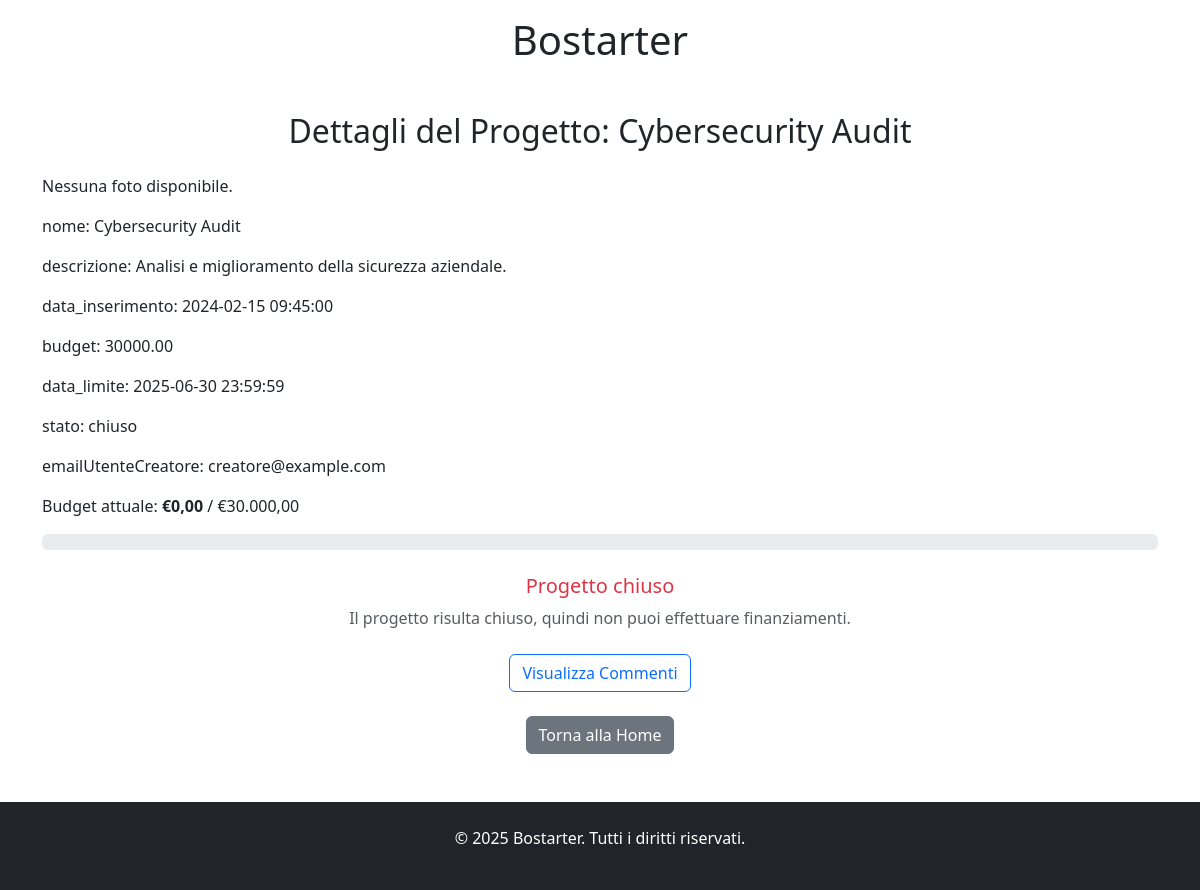
Page /pages/item/item.php?nome=Cybersecurity+Audit on the earlier database version.
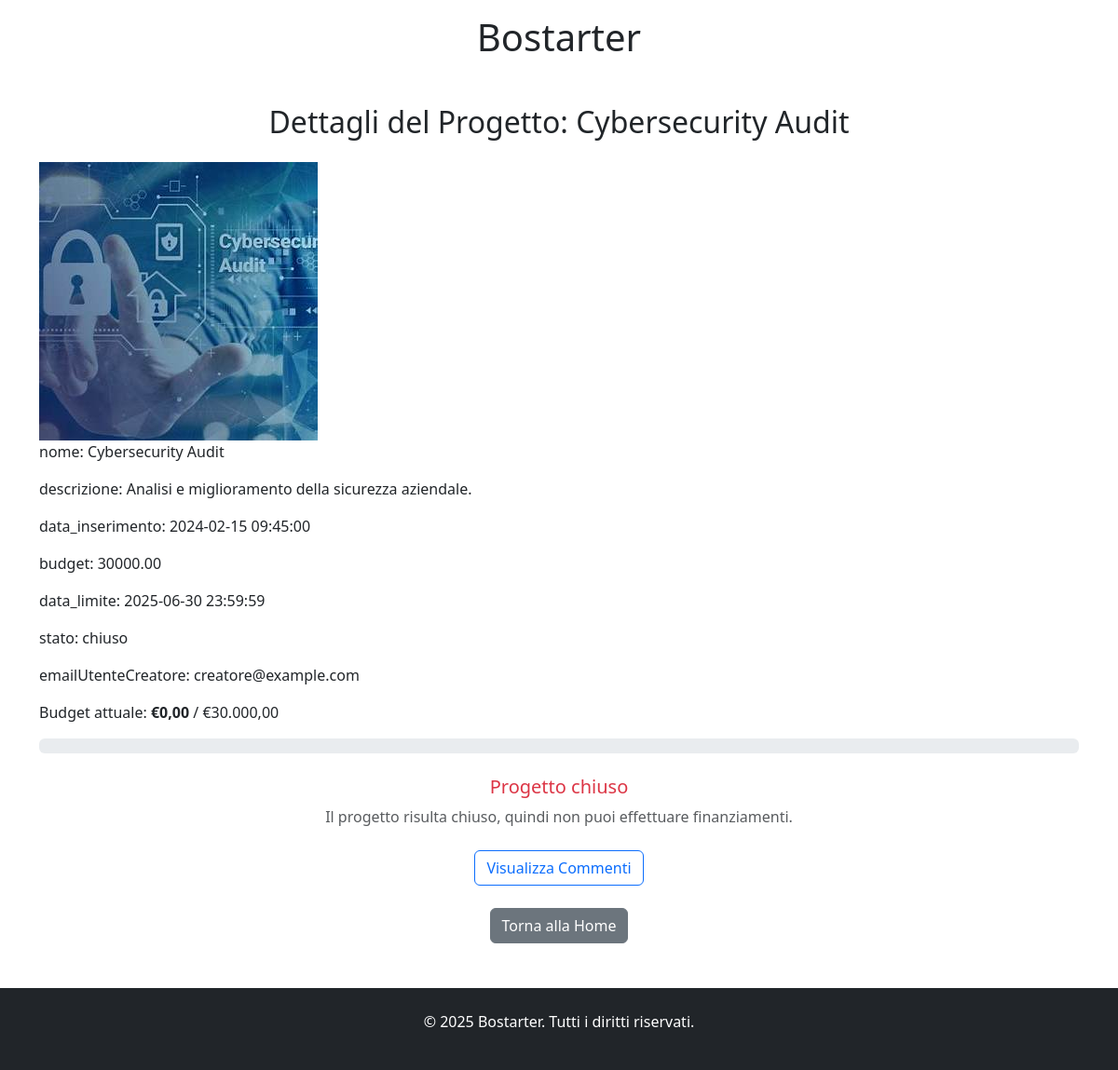
Same page on the later database version.
### tables this page shows
create table PROGETTO(
    nome varchar(30) primary key,
    descrizione varchar(300),
    data_inserimento datetime,
    budget decimal(10,2) not null check (budget > 0),
    data_limite datetime,
    stato enum('aperto', 'chiuso') default 'aperto', 
    emailUtenteCreatore varchar(40),
    foreign key (emailUtenteCreatore) references CREATORE(emailUtente)
);

create table FOTO(
	foto varchar(40) primary key,
    nomeProgetto varchar(30),
    foreign key (nomeProgetto) references PROGETTO(nome) on delete cascade
);

### pages/item/item.php (the view, shortened to what this page needs)
<!DOCTYPE html>
<html lang="it">
<head>
    <link href="../../bootstrap-5.3.3-dist/bootstrap-5.3.3-dist/css/bootstrap.min.css" rel="stylesheet">
</head>
<body>
    <header>
        <div class="container d-flex flex-column align-items-center py-3">
            <h1 class="titleWebSite">Bostarter</h1>
        </div>
    </header>
    <div class="container mt-4">
        <?php
            include './itemController.php';
        ?>
        <?php if ($result): ?>
            <div class="project-container">
                <div class="project-info">
                    <?php foreach ($result as $row): ?>
                        <?php foreach ($row as $column => $value): ?>
                            <?php
                                if ($column == "emailUtenteCreatore") {
                                    $creatore = $value;
                                    setcookie("creatore", $creatore, time() + 3600, "/");
                                } elseif ($column == "stato") {
                                    $stato = $value;
                                } elseif ($column == "budget") {
                                    $budget = $value;
                                }
                            ?>
                            <p><span class="label"><?= htmlspecialchars($column) ?>:</span> <?= htmlspecialchars($value) ?></p>
                        <?php endforeach; ?>
                    <?php endforeach; ?>
                </div>
                <div class="budget-bar">
                    <p>Budget attuale: <strong>€<?= number_format($valoreAttuale, 2, ',', '.') ?></strong> / €<?= number_format($budget, 2, ',', '.') ?></p>
                    <div class="progress">
                    </div>
                </div>
                <div class="project-actions text-center mt-4">
                    <?php if ($stato == "aperto"): ?>
                        <a href='../finanziamento/finanziamento.php' class="btn btn-success">Finanzia progetto</a>
                    <?php else: ?>
                        <h5 class="text-danger">Progetto chiuso</h5>
                        <p><span class="text-muted">Il progetto risulta chiuso, quindi non puoi effettuare finanziamenti.</span></p>
                    <?php endif; ?>
                    <a href="../commenti/commenti.php" class="btn btn-outline-primary mt-2">Visualizza Commenti</a>
                </div>
                <div class="text-center mt-4">
                    <button class="btn btn-secondary" onclick="window.location.href='../home/home.php'">Torna alla Home</button>
                </div>
            </div>
        <?php endif; ?>
    </div>
    <footer class="bg-dark text-white py-4 mt-5">
        <div class="container text-center">
            <p>&copy; 2025 Bostarter. Tutti i diritti riservati.</p>
        </div>
    </footer>
</body>
</html>

### pages/item/itemController.php (shortened to what this page needs)
<?php
    try {
        $pdo = new PDO('mysql:host=localhost;dbname=BOSTARTER', 'root', 'changeme');
        $pdo->setAttribute(PDO::ATTR_ERRMODE, PDO::ERRMODE_EXCEPTION);
        $nomeProgetto = $_GET['nome'];
        $query = $pdo->prepare('SELECT * FROM Progetto WHERE nome = :nomeProgetto');
        $query->bindValue(':nomeProgetto', $nomeProgetto);
        $query->execute();
        $result = $query->fetchAll(PDO::FETCH_ASSOC);
        $isSoftware = isSoftware($nomeProgetto);
        if ($result) {
            $query = $pdo->prepare('SELECT * FROM FOTO WHERE nomeProgetto = :nomeProgetto');
            $query->bindValue(':nomeProgetto', $nomeProgetto);
            $query->execute();
            $row = $query->fetch(PDO::FETCH_ASSOC);
            $foto = $row ? "../../services/uploads/" . $row['foto'] : null;
            echo '<h2 class="text-center mb-4">Dettagli del Progetto: ' . htmlspecialchars($nomeProgetto, ENT_QUOTES, 'UTF-8') . '</h2>';
            if ($foto) {
                echo "<img src='" . htmlspecialchars($foto) . "' alt='Foto Progetto' style='max-width: 400px;'>";
            } else {
                echo "<p>Nessuna foto disponibile.</p>";
            }
            $valoreAttuale = trovaImporto($nomeProgetto)["total"] ?? 0;
        } else {
            throw new Exception("non è stato trovato nessun progetto con qeusto nome");
        }
    } catch (PDOException $e) {
        echo "[ERRORE] Database non accessibile: " . $e->getMessage();
        exit();
    } catch (Exception $e) {
        echo "<p>[ERRORE] " . $e->getMessage() . "</p>";
        echo "<a href='../home/home.php'>Torna alla home</a>";
        exit();
    }
    function trovaImporto($progetto){
        try {
            $pdo = new PDO('mysql:host=localhost;dbname=BOSTARTER', 'root', 'changeme');
            $pdo->setAttribute(PDO::ATTR_ERRMODE, PDO::ERRMODE_EXCEPTION);
            $res = $pdo->prepare("SELECT SUM(importo) as total FROM FINANZIAMENTO WHERE nomeProgetto = :nome");
            $res->bindValue("nome", $progetto);
            $res->execute();
            return $res->fetch(PDO::FETCH_ASSOC);
        }catch(PDOException $e){
            echo "[ERRORE] Database non accessibile: " . $e->getMessage();
            exit();
        }
    }
    function isSoftware($nomeProgetto){
        try {
            $pdo = new PDO('mysql:host=localhost;dbname=BOSTARTER', 'root', 'changeme');
            $pdo->setAttribute(PDO::ATTR_ERRMODE, PDO::ERRMODE_EXCEPTION);
            $res = $pdo->prepare("SELECT count(*) as count FROM PROGETTO_SOFTWARE WHERE nomeProgetto = :nomeProgetto");
            $res->bindValue(":nomeProgetto", $nomeProgetto);
            $res->execute();
            $result = $res->fetch(PDO::FETCH_ASSOC);
            return $result['count'] >= 1;
        }catch(PDOException $e){
            echo "[ERRORE] Database non accessibile: " . $e->getMessage();
            exit();
        }
    }
?>

Differences in the rows shown:
added foto: foto (picture)
Other differences:
text no longer shown: "Nessuna foto disponibile."
